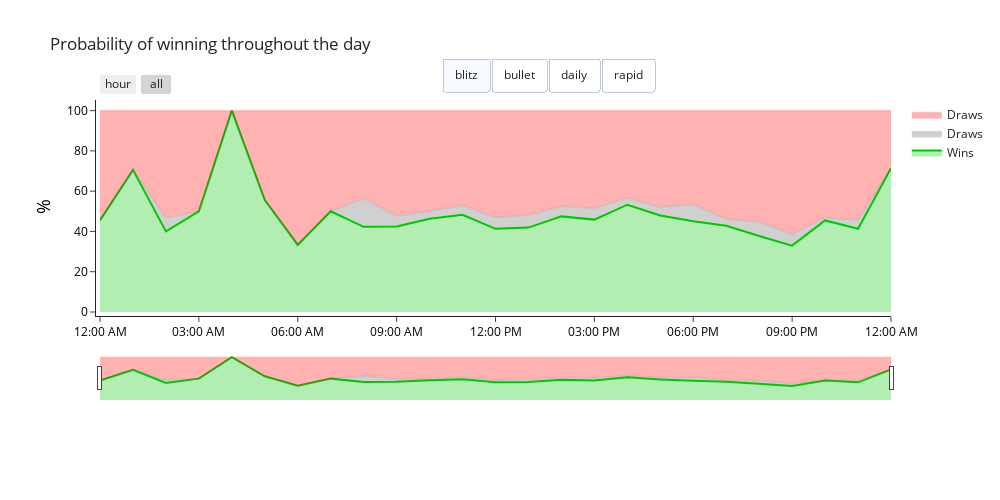

Notebook code cell kept with this figure:
### Code cell
# Plot data
fig = go.Figure()

button_list = []

for gg, game_type in enumerate(game_types.unique()):

    games = daily_games[(daily_games["time_class"]==game_type)]
    
    total_games = games[[f"{window}_mins", "count"]].groupby([f"{window}_mins"]).sum().reset_index()
    
    # Only consider bins with at least 5 games played, so not to skew the percentages
    game_wins = games[(games["result"]=="win")&(games["count"]>=1)]
    game_wins = game_wins.rename(columns={"count": "count_results"})

    game_wins = game_wins.merge(total_games, on=f"{window}_mins", how='inner')

    fig.add_trace(go.Scatter(
        x=game_wins[f"{window}_mins"], 
        y=game_wins[f"count_results"]/game_wins[f"count"]*100, 
        name="Wins",
        line={"color": "rgba(0, 200, 0, 1)"},
        fill='tozeroy',
        fillcolor="rgba(0, 200, 0, 0.3)",
        visible=True if gg==0 else False
        ),
    )
    
    date_master = game_wins[[f"{window}_mins"]]
    
    game_draws = games[(games["result"]=="draw")&(games["count"]>=1)]
    game_draws = game_draws.rename(columns={"count": "count_results"})
    
    game_draws = date_master.merge(game_draws, on=f"{window}_mins", how="left")
    game_draws = game_draws.fillna(0)

    game_draws = game_draws.merge(total_games, on=f"{window}_mins", how='inner')

    fig.add_trace(go.Scatter(
        x=game_draws[f"{window}_mins"], 
        y=game_draws[f"count_results"]/game_draws[f"count"]*100 + game_wins[f"count_results"]/game_wins[f"count"]*100, 
        name="Draws",
        line={"color": "rgba(100, 100, 100, 0.1)"},
        fill='tonexty',
        fillcolor="rgba(100, 100, 100, 0.3)",
        visible=True if gg==0 else False
        ),
    )
    
    game_losses = games[(games["result"]=="loss")&(games["count"]>=1)]
    game_losses = game_losses.rename(columns={"count": "count_results"})
    
    game_losses = date_master.merge(game_losses, on=f"{window}_mins", how="left")
    game_losses = game_losses.fillna(0)

    game_losses = game_losses.merge(total_games, on=f"{window}_mins", how='inner')
    
    fig.add_trace(go.Scatter(
        x=game_losses[f"{window}_mins"], 
        y=game_draws[f"count_results"]/game_draws[f"count"]*100 + game_wins[f"count_results"]/game_wins[f"count"]*100 + game_losses[f"count_results"]/game_losses[f"count"]*100, 
        name="Draws",
        line={"color": "rgba(255, 0, 0, 0.1)"},
        fill='tonexty',
        fillcolor="rgba(255, 0, 0, 0.3)",
        visible=True if gg==0 else False
        ),
    )

    button = dict(
        label=game_type,
        method="update",
        args=[
            {"visible": [False]*gg*3 + [True]*3 + [False]*(len(game_types)-gg-1)*3},
        ],
    )
    button_list.append(button)

fig.update_layout(
    template="simple_white",
    title=f"Probability of winning throughout the day",
    xaxis_tickformat='%I:%M %p',
    autosize=False,
    width=1000,
    height=500,
    margin=dict(
        l=100,
        r=100,
        b=100,
        t=100,
        pad=4
    ),
    updatemenus=[
        dict(
            type="buttons",
            direction="right",
            x=0.7,
            y=1.2,
            showactive=True,
            buttons=button_list
        )
    ]
)

fig.update_yaxes(
    title="%",
    title_font=dict(size=18, color='black'), 
    tickfont=dict(color="black")
)

fig.update_xaxes(
    tickfont=dict(color="black"),
    rangeslider_visible=True,
    rangeselector=dict(
        buttons=list([
            dict(count=1, label="hour", step="hour", stepmode="backward"),
            dict(step="all")
        ])
    )
)

fig.add_hline(y=0.9)

fig.show()

### Figure 1 — Plotly figure (JSON) as saved in the notebook; plotly's stock layout.template omitted (floating-point values rounded to 4 significant figures)
{"data": [{"fill": "tozeroy", "fillcolor": "rgba(0, 200, 0, 0.3)", "line": {"color": "rgba(0, 200, 0, 1)"}, "name": "Wins", "type": "scatter", "visible": true, "x": ["1900-01-01T00:00:00", "1900-01-01T01:00:00", "1900-01-01T02:00:00", "1900-01-01T03:00:00", "1900-01-01T04:00:00", "1900-01-01T05:00:00", "1900-01-01T06:00:00", "1900-01-01T07:00:00", "1900-01-01T08:00:00", "1900-01-01T09:00:00", "1900-01-01T10:00:00", "1900-01-01T11:00:00", "1900-01-01T12:00:00", "1900-01-01T13:00:00", "1900-01-01T14:00:00", "1900-01-01T15:00:00", "1900-01-01T16:00:00", "1900-01-01T17:00:00", "1900-01-01T18:00:00", "1900-01-01T19:00:00", "1900-01-01T20:00:00", "1900-01-01T21:00:00", "1900-01-01T22:00:00", "1900-01-01T23:00:00", "1900-01-02T00:00:00"], "y": [45.45, 70.59, 40, 50, 100, 55.56, 33.33, 50, 42.31, 42.48, 46.3, 48.3, 41.3, 41.92, 47.48, 45.88, 53.28, 47.93, 45.05, 42.86, 37.76, 32.97, 45.45, 41.3, 71.43]}, {"fill": "tonexty", "fillcolor": "rgba(100, 100, 100, 0.3)", "line": {"color": "rgba(100, 100, 100, 0.1)"}, "name": "Draws", "type": "scatter", "visible": true, "x": ["1900-01-01T00:00:00", "1900-01-01T01:00:00", "1900-01-01T02:00:00", "1900-01-01T03:00:00", "1900-01-01T04:00:00", "1900-01-01T05:00:00", "1900-01-01T06:00:00", "1900-01-01T07:00:00", "1900-01-01T08:00:00", "1900-01-01T09:00:00", "1900-01-01T10:00:00", "1900-01-01T11:00:00", "1900-01-01T12:00:00", "1900-01-01T13:00:00", "1900-01-01T14:00:00", "1900-01-01T15:00:00", "1900-01-01T16:00:00", "1900-01-01T17:00:00", "1900-01-01T18:00:00", "1900-01-01T19:00:00", "1900-01-01T20:00:00", "1900-01-01T21:00:00", "1900-01-01T22:00:00", "1900-01-01T23:00:00", "1900-01-02T00:00:00"], "y": [45.45, 70.59, 46.67, 50, 100, 55.56, 33.33, 50, 56.41, 47.79, 50, 53.06, 46.96, 48.22, 52.52, 51.55, 56.77, 52.07, 53.47, 46.22, 44.9, 38.46, 46.97, 45.65, 71.43]}, {"fill": "tonexty", "fillcolor": "rgba(255, 0, 0, 0.3)", "line": {"color": "rgba(255, 0, 0, 0.1)"}, "name": "Draws", "type": "scatter", "visible": true, "x": ["1900-01-01T00:00:00", "1900-01-01T01:00:00", "1900-01-01T02:00:00", "1900-01-01T03:00:00", "1900-01-01T04:00:00", "1900-01-01T05:00:00", "1900-01-01T06:00:00", "1900-01-01T07:00:00", "1900-01-01T08:00:00", "1900-01-01T09:00:00", "1900-01-01T10:00:00", "1900-01-01T11:00:00", "1900-01-01T12:00:00", "1900-01-01T13:00:00", "1900-01-01T14:00:00", "1900-01-01T15:00:00", "1900-01-01T16:00:00", "1900-01-01T17:00:00", "1900-01-01T18:00:00", "1900-01-01T19:00:00", "1900-01-01T20:00:00", "1900-01-01T21:00:00", "1900-01-01T22:00:00", "1900-01-01T23:00:00", "1900-01-02T00:00:00"], "y": [100, 100, 100, 100, 100, 100, 100.0, 100, 100, 100, 100, 100, 100, 100, 100.0, 100, 100, 100, 100, 100, 100.0, 100, 100, 100, 100]}, {"fill": "tozeroy", "fillcolor": "rgba(0, 200, 0, 0.3)", "line": {"color": "rgba(0, 200, 0, 1)"}, "name": "Wins", "type": "scatter", "visible": false, "x": [], "y": []}, {"fill": "tonexty", "fillcolor": "rgba(100, 100, 100, 0.3)", "line": {"color": "rgba(100, 100, 100, 0.1)"}, "name": "Draws", "type": "scatter", "visible": false, "x": [], "y": []}, {"fill": "tonexty", "fillcolor": "rgba(255, 0, 0, 0.3)", "line": {"color": "rgba(255, 0, 0, 0.1)"}, "name": "Draws", "type": "scatter", "visible": false, "x": [], "y": []}, {"fill": "tozeroy", "fillcolor": "rgba(0, 200, 0, 0.3)", "line": {"color": "rgba(0, 200, 0, 1)"}, "name": "Wins", "type": "scatter", "visible": false, "x": ["1900-01-01T01:00:00", "1900-01-01T02:00:00", "1900-01-01T07:00:00", "1900-01-01T08:00:00", "1900-01-01T09:00:00", "1900-01-01T10:00:00", "1900-01-01T11:00:00", "1900-01-01T12:00:00", "1900-01-01T13:00:00", "1900-01-01T14:00:00", "1900-01-01T15:00:00", "1900-01-01T16:00:00", "1900-01-01T17:00:00", "1900-01-01T18:00:00", "1900-01-01T19:00:00", "1900-01-01T20:00:00", "1900-01-01T21:00:00", "1900-01-01T22:00:00", "1900-01-01T23:00:00", "1900-01-02T00:00:00"], "y": [33.33, 50, 45.45, 44.44, 55.88, 59.57, 47.62, 56.52, 53.12, 43.48, 65, 42.11, 47.5, 56.67, 59.09, 33.33, 50, 45.45, 80, 50]}, {"fill": "tonexty", "fillcolor": "rgba(100, 100, 100, 0.3)", "line": {"color": "rgba(100, 100, 100, 0.1)"}, "name": "Draws", "type": "scatter", "visible": false, "x": ["1900-01-01T01:00:00", "1900-01-01T02:00:00", "1900-01-01T07:00:00", "1900-01-01T08:00:00", "1900-01-01T09:00:00", "1900-01-01T10:00:00", "1900-01-01T11:00:00", "1900-01-01T12:00:00", "1900-01-01T13:00:00", "1900-01-01T14:00:00", "1900-01-01T15:00:00", "1900-01-01T16:00:00", "1900-01-01T17:00:00", "1900-01-01T18:00:00", "1900-01-01T19:00:00", "1900-01-01T20:00:00", "1900-01-01T21:00:00", "1900-01-01T22:00:00", "1900-01-01T23:00:00", "1900-01-02T00:00:00"], "y": [33.33, 50, 54.55, 44.44, 55.88, 59.57, 54.76, 65.22, 56.25, 47.83, 70, 44.74, 50, 56.67, 59.09, 41.67, 50, 45.45, 80, 50]}, {"fill": "tonexty", "fillcolor": "rgba(255, 0, 0, 0.3)", "line": {"color": "rgba(255, 0, 0, 0.1)"}, "name": "Draws", "type": "scatter", "visible": false, "x": ["1900-01-01T01:00:00", "1900-01-01T02:00:00", "1900-01-01T07:00:00", "1900-01-01T08:00:00", "1900-01-01T09:00:00", "1900-01-01T10:00:00", "1900-01-01T11:00:00", "1900-01-01T12:00:00", "1900-01-01T13:00:00", "1900-01-01T14:00:00", "1900-01-01T15:00:00", "1900-01-01T16:00:00", "1900-01-01T17:00:00", "1900-01-01T18:00:00", "1900-01-01T19:00:00", "1900-01-01T20:00:00", "1900-01-01T21:00:00", "1900-01-01T22:00:00", "1900-01-01T23:00:00", "1900-01-02T00:00:00"], "y": [100.0, 100, 100, 100, 100, 100, 100, 100, 100, 100, 100, 100, 100, 100, 100, 100, 100, 100, 100, 100]}, {"fill": "tozeroy", "fillcolor": "rgba(0, 200, 0, 0.3)", "line": {"color": "rgba(0, 200, 0, 1)"}, "name": "Wins", "type": "scatter", "visible": false, "x": ["1900-01-01T00:00:00", "1900-01-01T01:00:00", "1900-01-01T04:00:00", "1900-01-01T05:00:00", "1900-01-01T06:00:00", "1900-01-01T07:00:00", "1900-01-01T08:00:00", "1900-01-01T09:00:00", "1900-01-01T10:00:00", "1900-01-01T11:00:00", "1900-01-01T12:00:00", "1900-01-01T13:00:00", "1900-01-01T14:00:00", "1900-01-01T15:00:00", "1900-01-01T16:00:00", "1900-01-01T17:00:00", "1900-01-01T18:00:00", "1900-01-01T19:00:00", "1900-01-01T20:00:00", "1900-01-01T21:00:00", "1900-01-01T22:00:00", "1900-01-01T23:00:00"], "y": [50, 33.33, 75, 25, 50, 60.81, 50.62, 51.22, 44.33, 48.75, 43.1, 50.45, 48.98, 58.41, 44.83, 45.28, 50, 38.3, 39.22, 42.5, 36, 33.33]}, {"fill": "tonexty", "fillcolor": "rgba(100, 100, 100, 0.3)", "line": {"color": "rgba(100, 100, 100, 0.1)"}, "name": "Draws", "type": "scatter", "visible": false, "x": ["1900-01-01T00:00:00", "1900-01-01T01:00:00", "1900-01-01T04:00:00", "1900-01-01T05:00:00", "1900-01-01T06:00:00", "1900-01-01T07:00:00", "1900-01-01T08:00:00", "1900-01-01T09:00:00", "1900-01-01T10:00:00", "1900-01-01T11:00:00", "1900-01-01T12:00:00", "1900-01-01T13:00:00", "1900-01-01T14:00:00", "1900-01-01T15:00:00", "1900-01-01T16:00:00", "1900-01-01T17:00:00", "1900-01-01T18:00:00", "1900-01-01T19:00:00", "1900-01-01T20:00:00", "1900-01-01T21:00:00", "1900-01-01T22:00:00", "1900-01-01T23:00:00"], "y": [50, 33.33, 75, 25, 50, 64.86, 55.56, 57.72, 48.45, 51.25, 49.14, 61.26, 53.06, 60.18, 50, 51.89, 59.09, 48.94, 41.18, 50, 44, 44.44]}, {"fill": "tonexty", "fillcolor": "rgba(255, 0, 0, 0.3)", "line": {"color": "rgba(255, 0, 0, 0.1)"}, "name": "Draws", "type": "scatter", "visible": false, "x": ["1900-01-01T00:00:00", "1900-01-01T01:00:00", "1900-01-01T04:00:00", "1900-01-01T05:00:00", "1900-01-01T06:00:00", "1900-01-01T07:00:00", "1900-01-01T08:00:00", "1900-01-01T09:00:00", "1900-01-01T10:00:00", "1900-01-01T11:00:00", "1900-01-01T12:00:00", "1900-01-01T13:00:00", "1900-01-01T14:00:00", "1900-01-01T15:00:00", "1900-01-01T16:00:00", "1900-01-01T17:00:00", "1900-01-01T18:00:00", "1900-01-01T19:00:00", "1900-01-01T20:00:00", "1900-01-01T21:00:00", "1900-01-01T22:00:00", "1900-01-01T23:00:00"], "y": [100, 100.0, 100, 100, 100, 100, 100, 100, 100, 100, 100, 100, 100, 100, 100, 100, 100, 100, 100, 100, 100, 100]}], "layout": {"autosize": false, "height": 500, "margin": {"b": 100, "l": 100, "pad": 4, "r": 100, "t": 100}, "shapes": [{"type": "line", "x0": 0, "x1": 1, "xref": "x domain", "y0": 0.9, "y1": 0.9, "yref": "y"}], "title": {"text": "Probability of winning throughout the day"}, "updatemenus": [{"buttons": [{"args": [{"visible": [true, true, true, false, false, false, false, false, false, false, false, false]}], "label": "blitz", "method": "update"}, {"args": [{"visible": [false, false, false, true, true, true, false, false, false, false, false, false]}], "label": "bullet", "method": "update"}, {"args": [{"visible": [false, false, false, false, false, false, true, true, true, false, false, false]}], "label": "daily", "method": "update"}, {"args": [{"visible": [false, false, false, false, false, false, false, false, false, true, true, true]}], "label": "rapid", "method": "update"}], "direction": "right", "showactive": true, "type": "buttons", "x": 0.7, "y": 1.2}], "width": 1000, "xaxis": {"autorange": true, "range": ["1900-01-01", "1900-01-02"], "rangeselector": {"buttons": [{"count": 1, "label": "hour", "step": "hour", "stepmode": "backward"}, {"step": "all"}]}, "rangeslider": {"autorange": true, "range": ["1900-01-01", "1900-01-02"], "visible": true, "yaxis": {"_template": null, "rangemode": "match"}}, "tickfont": {"color": "black"}, "tickformat": "%I:%M %p", "type": "date"}, "yaxis": {"autorange": true, "range": [0, 105.3], "tickfont": {"color": "black"}, "title": {"font": {"color": "black", "size": 18}, "text": "%"}, "type": "linear"}}}
